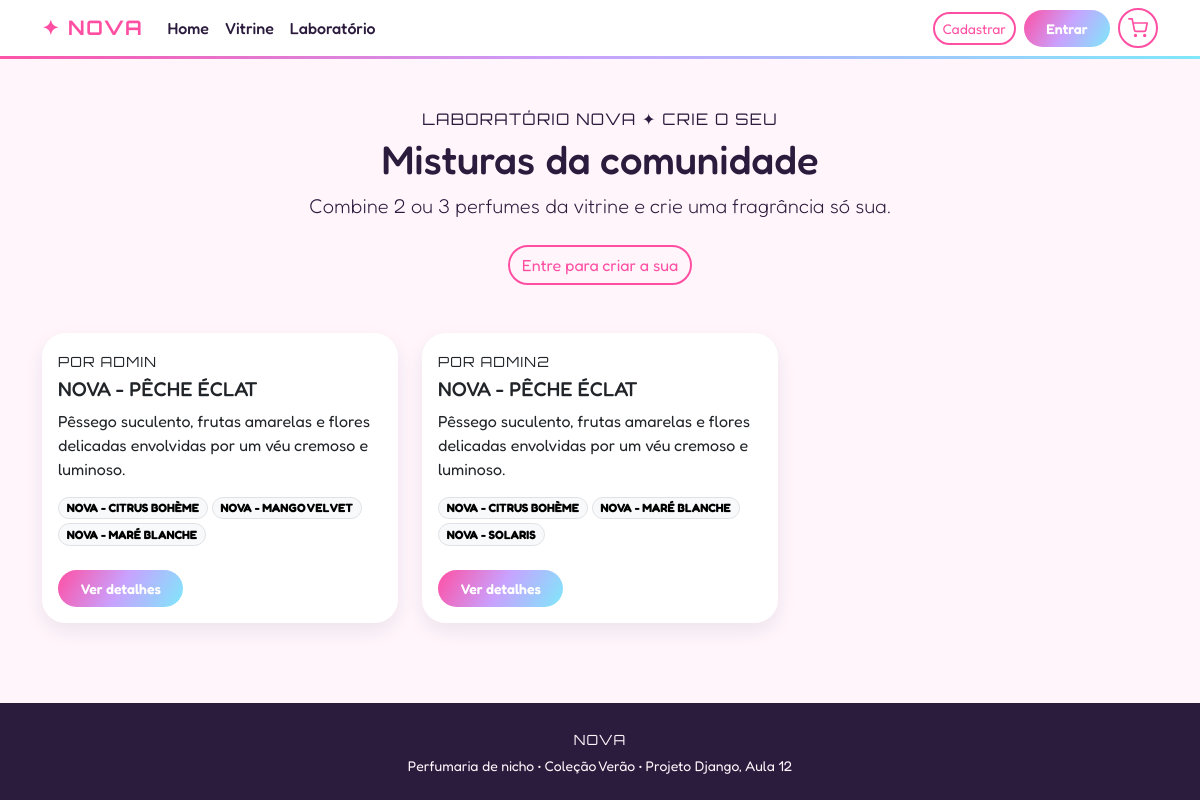
The app's page /misturas/ with its own data.
### nova/models.py (models this page shows, shortened)
class Mistura(models.Model):
    nome = models.CharField(max_length=120)
    descricao = models.CharField(max_length=300, blank=True)
    perfumes = models.ManyToManyField(Perfume, related_name="misturas")
    criador = models.ForeignKey(User, on_delete=models.CASCADE, related_name="misturas")
    criado_em = models.DateTimeField(auto_now_add=True)
    class Meta:
        ordering = ["-criado_em"]
        verbose_name_plural = "misturas"

class Perfume(models.Model):
    FAMILIAS = [
        ("FRU", "Frutal"),
        ("FLO", "Floral"),
        ("GOU", "Gourmand"),
        ("CIT", "Cítrica"),
        ("AQU", "Aquática"),
        ("SOL", "Solar"),
        ("ÉCL", "Éclat"),
        ("NOC", "Nocturne"),
    ]
    nome = models.CharField(max_length=120)
    descricao = models.CharField(max_length=300)
    notas = models.CharField(max_length=200, help_text="Ex: coco, maracujá, baunilha")
    familia = models.CharField(max_length=3, choices=FAMILIAS, default="FRU")
    preco = models.DecimalField(max_digits=8, decimal_places=2)
    imagem_url = models.URLField(blank=True)
    destaque = models.BooleanField(default=False, help_text="Aparece na Home")
    estoque = models.PositiveIntegerField(default=10, help_text="Unidades disponíveis")
    imagem = models.CharField(max_length=100, blank=True, help_text="Nome do arquivo em static/img, ex: solaris.jpg")
    imagem_detalhe = models.CharField(max_length=100, blank=True, help_text="Imagem ao passar o mouse, ex: solaris-detalhes.jpg")
    video = models.CharField(max_length=100, blank=True, help_text="Vídeo do banner da Home (arquivo em static/video), ex: solaris.mp4")
    class Meta:
        ordering = ["nome"]

### nova/views.py (the view)
# urls.py: path("misturas/", views.lista_misturas, name="lista_misturas"),
def lista_misturas(request):  # READ (lista)
    misturas = Mistura.objects.select_related("criador").prefetch_related("perfumes")
    return render(request, "lista_misturas.html", {"misturas": misturas})

### nova/context_processors.py (called while the page is built)
def carrinho(request):
    dados = request.session.get("carrinho", {})
    return {"carrinho_qtd": sum(dados.values())}

### nova/templates/lista_misturas.html (shortened to what this page needs)
{% extends 'base.html' %}
{% block content %}
<div class="text-center mb-5">
  <p class="tag-tech mb-1">LABORATÓRIO NOVA ✦ CRIE O SEU</p>
  <h1>Misturas da comunidade</h1>
  <p class="lead">Combine 2 ou 3 perfumes da vitrine e crie uma fragrância só sua.</p>
  {% if user.is_authenticated %}
    <a href="{% url 'criar_mistura' %}" class="btn btn-aurora btn-lg mt-2">✦ Criar minha mistura</a>
  {% else %}
    <a href="{% url 'login' %}" class="btn btn-outline-aurora mt-2">Entre para criar a sua</a>
  {% endif %}
</div>
<div class="row g-4">
  {% for mistura in misturas %}
    <div class="col-md-6 col-lg-4">
      <div class="card card-perfume h-100">
        <div class="card-body">
          <span class="tag-tech small">POR {{ mistura.criador.username|upper }}</span>
          <h5 class="card-title mt-1">{{ mistura.nome }}</h5>
          <p class="card-text">{{ mistura.descricao }}</p>
          <div class="d-flex flex-wrap gap-1">
            {% for perfume in mistura.perfumes.all %}
              <span class="badge rounded-pill text-bg-light border">{{ perfume.nome }}</span>
            {% endfor %}
          </div>
        </div>
        <div class="card-footer bg-white border-0 pb-3 d-flex flex-wrap gap-2">
          <a href="{% url 'detalhe_mistura' mistura.pk %}" class="btn btn-sm btn-aurora">Ver detalhes</a>
        </div>
      </div>
    </div>
  {% empty %}
    <p class="text-center">Ainda não há misturas. Seja a primeira a criar!</p>
  {% endfor %}
</div>
{% endblock %}

### nova/static/style.css (style rules this page uses)
:root { --rosa: #ff4fa3; --perola: #fff5fb; --tinta: #2b1b3d; --holo: linear-gradient(120deg, #ff4fa3, #c8a2ff 50%, #7ee8fa); }
body { font-family: 'Fredoka', sans-serif; background: var(--perola); color: var(--tinta); }
.brand-tech, .tag-tech { font-family: 'Orbitron', sans-serif; letter-spacing: 0.08em; }
.btn-aurora { background: var(--holo); border: 0; color: #fff; font-weight: 600; border-radius: 50rem; padding: .5rem 1.4rem; }
.btn-outline-aurora { border: 2px solid var(--rosa); color: var(--rosa); border-radius: 50rem; }
.card-perfume { border: 0; border-radius: 1.5rem; box-shadow: 0 .5rem 1.2rem rgba(43, 27, 61, .08); transition: transform .2s, box-shadow .2s; overflow: hidden; }

### records on screen
Mistura: criador.username "ADMIN", nome "NOVA - PÊCHE ÉCLAT", descricao "Pêssego suculento, frutas amarelas e flores delicadas envolvidas por um véu cremoso e luminoso."
Perfume: nome "NOVA - CITRUS BOHÈME"
Perfume: nome "NOVA - MANGO VELVET"
Perfume: nome "NOVA - MARÉ BLANCHE"
Mistura: criador.username "ADMIN2", nome "NOVA - PÊCHE ÉCLAT", descricao "Pêssego suculento, frutas amarelas e flores delicadas envolvidas por um véu cremoso e luminoso."
Perfume: nome "NOVA - SOLARIS"
